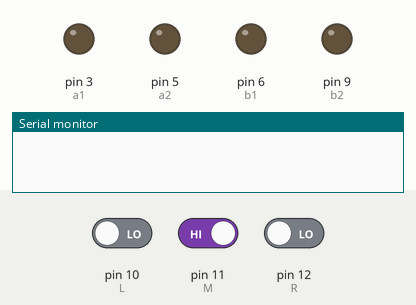
Bench run of a sketch on a simulated Arduino Uno, built with avr-gcc and run on an emulated ATmega328P. Parts: output pins drawn as LEDs (lit = HIGH), the last lines printed to the serial monitor. The inputs (shaded band) are chosen by the test bench; at power-on: pin 10 (L) LOW, pin 12 (R) LOW, pin 11 (M) HIGH.

Above: at 1.2 s.
1.3 s: pin 10 (L) driven HIGH
At 2.4 s:
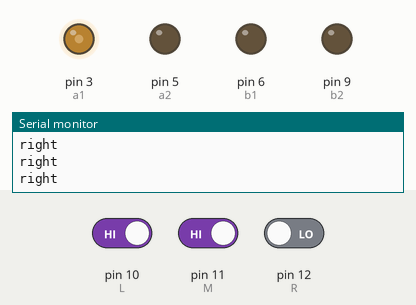
2.8 s: pin 12 (R) driven HIGH
At 3.1 s:
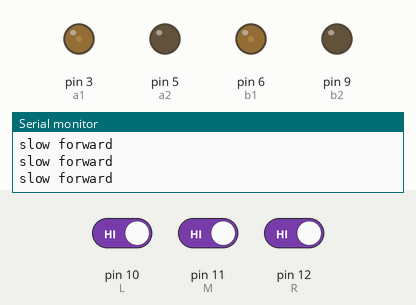
4.3 s: pin 11 (M) driven LOW
At 5.2 s:
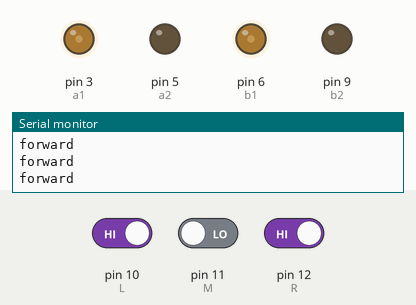
5.8 s: pin 11 (M) driven HIGH
At 6.5 s:
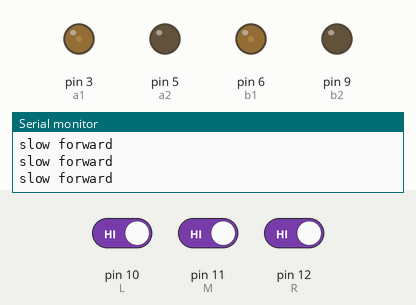
Timing chart, 0 to 8.8 s (numbered marks = the images above; inputs shaded):
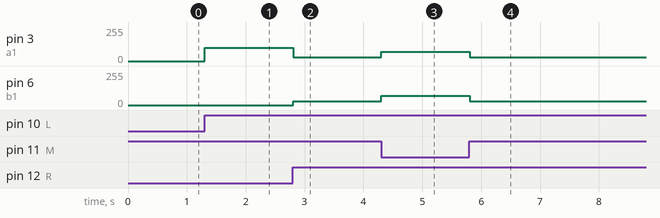

Measured:
- after the input at 1.3 s, pin 3 (a1): 0/255 → 100/255 at once
- after the input at 2.8 s, pin 3 (a1): 100/255 → 30/255 at once; pin 6 (b1): 0/255 → 30/255 at once
- after the input at 4.3 s, pin 3 (a1), pin 6 (b1): 30/255 → 70/255 at once
- after the input at 5.8 s, pin 3 (a1), pin 6 (b1): 70/255 → 30/255 at once

The sketch:

3sensor_digital_LFR.INO
```cpp
int lval=0;
int mval=0;
int rval=0;

int a1=3;
int a2=5;
int b1=6;
int b2=9;

int L=10;
int M=11;
int R=12;

void setup()
{

  // put your setup code here, to run once:
pinMode(L,INPUT);
pinMode(M,INPUT);
pinMode(R,INPUT);
pinMode(a1,OUTPUT);
pinMode(a2,OUTPUT);
pinMode(b1,OUTPUT);
pinMode(b2,OUTPUT);
Serial.begin(9600);
}
void loop() {
lval=digitalRead(L);
mval=digitalRead(M);
rval=digitalRead(R);

if(mval==0 && rval==1 && lval==1)
{
    forward();
    Serial.println("forward");
  }
  if(mval==1 && rval==1 && lval==1)
{
    sforward();
    Serial.println("slow forward");
  }
  if(mval==1 && rval==1 && lval==0)
{
    while(mval==1)
    Serial.println("left");
    left();
  }
  if(mval==1 && rval==0 && lval==1)
{
    Serial.println("right");
    right();
  }

if(mval==0 && rval==0 && lval==0)
{
    Serial.println("stop");
    stopp();
  }
}
void sforward()
{


  analogWrite(a1,30);
  analogWrite(a2,0);
  analogWrite(b1,30);
  analogWrite(b2,0);
}
void forward()
{


  analogWrite(a1,70);
  analogWrite(a2,0);
  analogWrite(b1,70);
  analogWrite(b2,0);


}

void right()
{


  analogWrite(a1,100);
  analogWrite(a2,0);
  analogWrite(b1,0);
  analogWrite(b2,0);


  }

void left()
{


   analogWrite(a1,0);
  analogWrite(a2,0);
  analogWrite(b1,100);
  analogWrite(b2,0);


  }
  void stopp()
  {
   analogWrite(a1,0);
  analogWrite(a2,0);
  analogWrite(b1,0);
  analogWrite(b2,0);
  }
```
